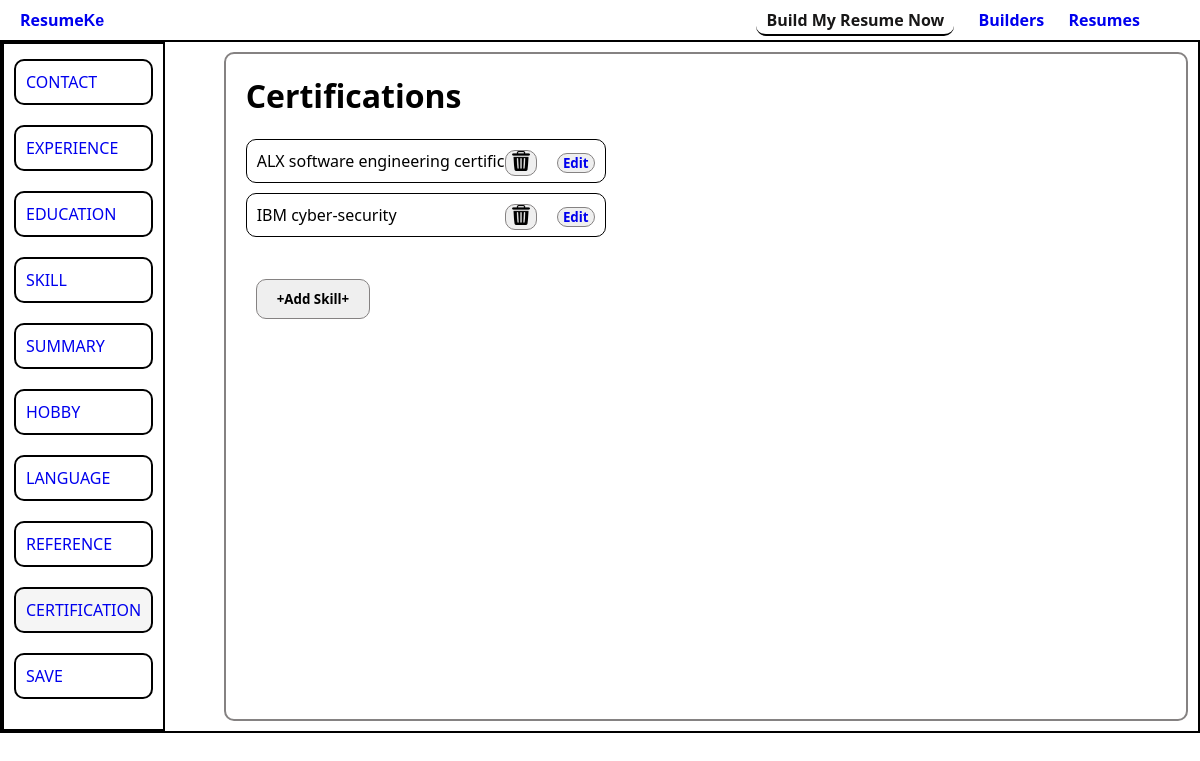
Page /client/certification/ (signed in) on the committed database.
### client/models.py (models this page shows, shortened)
class Certification(models.Model):
    client = models.ForeignKey(Client, on_delete=models.CASCADE)
    name = models.CharField(max_length=100, default='')

### client/views.py (the view)
# urls.py: path('certification/', certification, name="client_certification_page"),
@login_required
def certification(request):
    client = get_object_or_404(Client, user=request.user)
    certifications = Certification.objects.filter(client=client)
    if request.method == 'POST':
        certification_form = CertificationForm(request.POST)
        if certification_form.is_valid():
            certification = certification_form.save(commit=False)
            certification.client = client
            certification.save()
            return redirect("client:client_certification_page")
    else:
        certification_form = CertificationForm()
    return render(request, "certification/index.html", {
        "certifications":certifications,
        "certification_form":certification_form,
        "active_page":"certification",
    })

### client/templates/certification/index.html (shortened to what this page needs)
{% extends "base.html" %}
{% block head %}
    {% load static %}
    <link rel="stylesheet" href="{% static 'css/builder/input.css' %}">
{% endblock head %}
{% block body %}
<div class="input-page">
    {% include "left-navbar.html" with active_page="certification" %}
    <div class="experience-section right-side">
        <h1>Certifications</h1>
        <br>
        {% for certification in certifications %}
            <div id="experiences">
                <a href="{% url 'client:edit_certification' certification.pk %}" class="experiences">
                    <p>{{certification.name}}</p>
                </a>
                <form method="post" action="{% url 'client:delete_certification' certification.pk %}" class="del-btn skill-del-btn">
                    <button type="submit"><img src="{% static 'assets/bin.png' %}" alt="delete-icon"/></button>
                    <button><a href="{% url 'client:edit_certification' certification.pk %}">Edit</a></button>
                </form>
            </div>
        {% endfor %}
        <br>
        <button class="add-experience-btn">+Add Skill+</button>
    </div>
</div>
{% endblock body %}

### static/css/builder/base.css (style rules this page uses)
* { margin: 0; padding: 0; box-sizing: border-box; font-family: 'Segoe UI', Tahoma, Geneva, Verdana, sans-serif; }
#app { background-color: FFFDFA; }

### static/css/builder/input.css (style rules this page uses)
.input-page { border: 2px solid #000000; display: flex; justify-content: space-between; }
.input-page .right-side { border: 2px solid rgb(133, 130, 130); flex: .95; padding: 20px; margin: 10px; border-radius: 10px; }
.cancel-btn, button { padding: 10px 20px; border-radius: 10px; outline: none; border: 1px solid rgb(133, 130, 130); font-weight: 700; margin: 10px; }
#experiences { border: 1px solid black; width: 30vw; margin-bottom: 10px; padding: 10px; border-radius: 10px; position: relative; }
#experiences a { text-decoration: none; }
#experiences a p:first-child { color: black; font-weight: 500; }
.del-btn { width: fit-content; position: absolute; top: 0; right: 0; }
.del-btn button img { height: 20px; }
.del-btn button { padding: 0 5px; display: block; }
.skill-del-btn { display: flex; align-items: center; }

### rows in the picture
Certification: name "ALX software engineering certificate"
Certification: name "IBM cyber-security"
